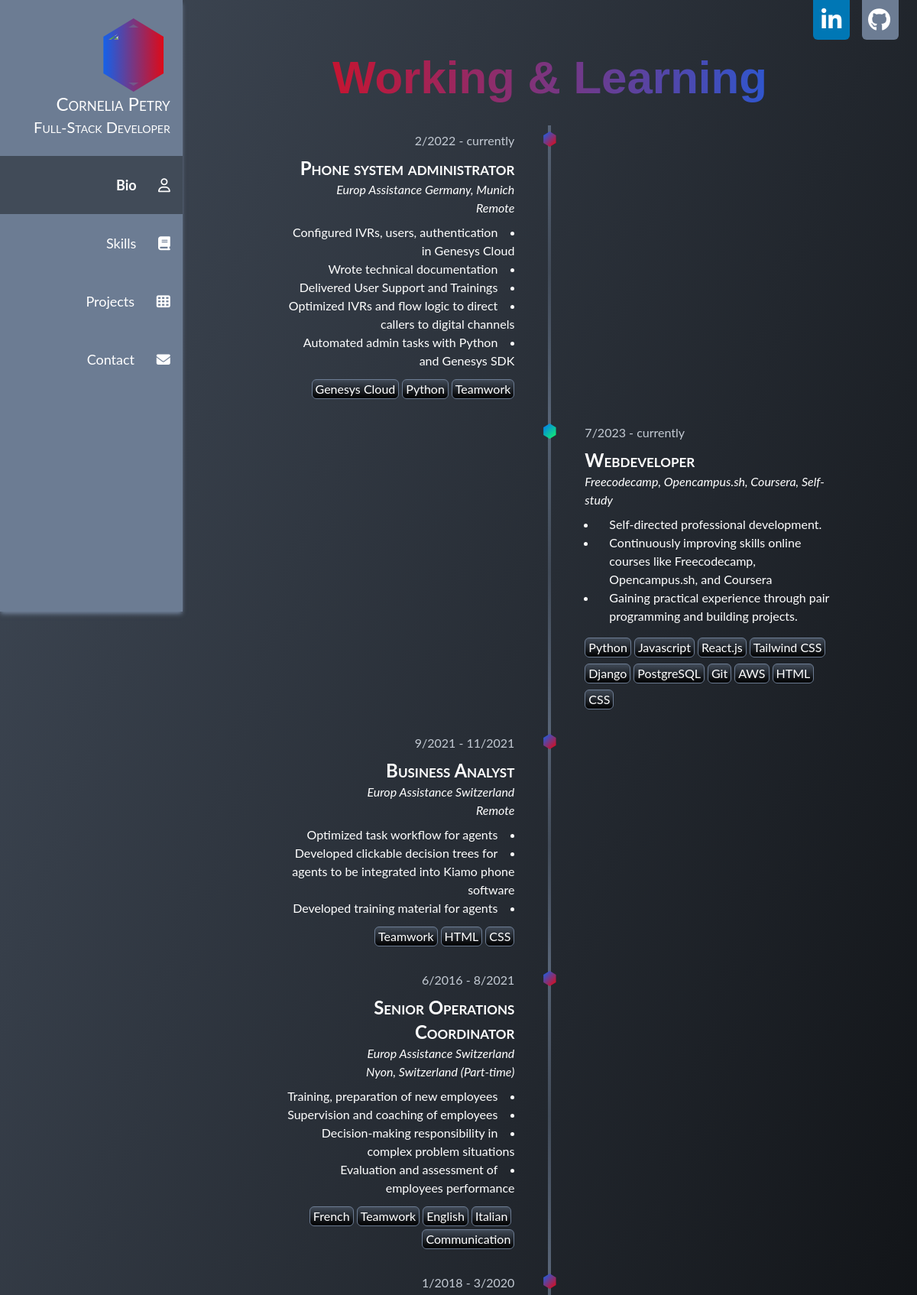
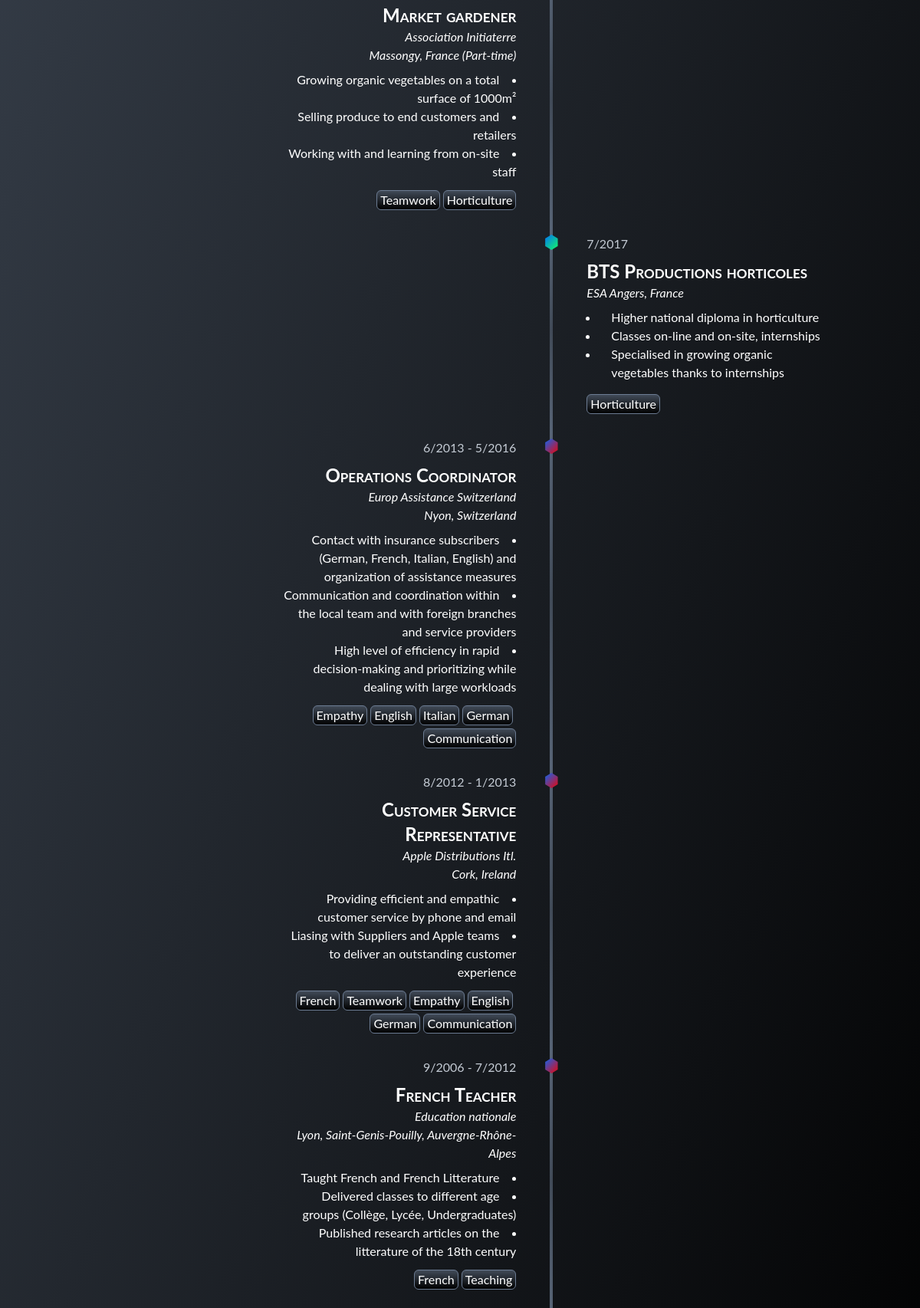
/bio/ (upper part), run on the app's committed database (2 pictures, top to bottom).
### portfolio_app/models.py (models this page shows, shortened)
class WorkExperience(models.Model):
    job_title = models.CharField(max_length=250)
    company = models.CharField(max_length=250)
    place = models.CharField(max_length=250)
    start_date = models.DateField("start date")
    end_date = models.DateField("end date", null=True, blank=True)
    skills = models.ManyToManyField(Skill)
    description = models.CharField(max_length=500, null=True, blank=True)

class Skill(models.Model):
    name = models.CharField(max_length=250)
    skill_type = models.CharField(max_length=50, choices=[("Coding", "Coding"), ("Tooling", "Tooling"), ("Databases", "Databases"), ("Others", "Others"), ("Languages", "Languages"), ("Soft Skills", "Soft Skills")])
    proficiency = models.CharField(max_length=500, null=True, blank=True)
    rating = models.IntegerField(null=True, blank=True)
    def __str__(self):
        return self.name

class Education(models.Model):
    name = models.CharField(max_length=250)
    edu_type = models.CharField(choices=[("diploma", "diploma"), ("certificate", "certificate"), ("studying", "studying")], max_length=250)
    school = models.CharField(max_length=250)
    start_date = models.DateField("start date", null=True, blank=True)
    end_date = models.DateField("end date", null=True, blank=True)
    skills = models.ManyToManyField(Skill)
    description = models.CharField(max_length=250, null=True, blank=True)

### portfolio_app/views.py (the view)
# urls.py: path("bio/", views.bio, name="bio"),
def bio(request):
    def sort_by_date(item):
        return list(item.keys())[0]
    work_history = WorkExperience.objects.all()
    education = Education.objects.all()
    work_by_date = [{item.end_date if item.end_date is not None else date.today(): item} for item in work_history]
    education_by_date = [{item.end_date if item.end_date is not None else date.today(): item} for item in education]
    all_by_date = work_by_date + education_by_date
    all_by_date.sort(key=sort_by_date, reverse=True)
    context = {
        "all_by_date": all_by_date
    }
    return render(request, "portfolio_app/bio.html", context)

### portfolio_app/templatetags/portfolio_extras.py (called while the page is built)
@register.filter()
def anchor_color(path, args):
    args_lst = args.split(",")
    clean_args = [arg.strip(" ") for arg in args_lst]
    return (clean_args[1] if path == clean_args[0] else clean_args[2])

@register.filter()
def parse_items(args):
    arg_list = args.split("#")
    clean_args = [arg.strip(" ") for arg in arg_list]
    return (clean_args)

@register.filter()
def addstring(arg1, arg2):
    return str(arg1) + str(arg2)

### portfolio_app/templates/portfolio_app/bio.html (shortened to what this page needs)
{% extends "portfolio_app/base.html" %}
{% load portfolio_extras %}
{% block content %}
<div class="container">
    <h1 class="title">Working <br class="md:hidden"> & Learning</h1>
    {% for entry in all_by_date %}
    <div id={{"js__scroll_"|addstring:forloop.counter}} class="relative flex flex-col w-screen h-full bg-transparent lg:w-1 first:rounded-t-md last:rounded-b-md md:bg-gradient-to-b from-primary-600 via-primary-700 to-primary-600 ">
        {% for date, entry in entry.items %}
        {% if entry.company %}
        <div class="relative space-y-2 lg:text-right px-8 lg:-left-[24.75rem] js__work-item lg:w-96 pb-6">
        <div class="absolute w-5 h-5 -translate-x-6 lg:translate-x-0 lg:-right-6 bg-gradient-to-br top-2 from-accent to-action hexagon"></div>
        <p class="pl-2 text-primary-200 lg:pl-0 text-md">{{entry.start_date.month}}/{{entry.start_date.year}} -
            {% if entry.end_date%}
            {{entry.end_date.month}}/{{entry.end_date.year}}
            {% else %}
            currently
            {% endif %}
        </p>
        <div class="lg:text-right">
        <h2 class="text-2xl font-bold caps">{{ entry.job_title }}</h2>
        <h3 class="italic">{{ entry.company }}</h3>
        <p class="italic">{{ entry.place }}</p>
        <ul class="mt-2 lg:pl-0">
        {% for task in entry.description|parse_items %}
        <li class="pl-4 list-disc lg:list-inside lg:-p-2 lg:rtl">{{ task }}</li>
        {% endfor %}
        </ul>
        <div>
        <ul class="flex flex-wrap mt-2 lg:justify-end">
        {% for skill in entry.skills.all %}
        <li class="px-1 block mt-1 bg-gradient-to-b from-primary-700 to-black border-[0.1px] border-solid rounded-md [&:not(:last-child)]:mr-1 border-primary ">{{skill}}</li>
        {% endfor %}
        </ul>
        </div>
        </div>
        </div>
        {% else %}
        <div class="relative px-8 pb-6 space-y-2 js__edu-item lg:left-4 lg:w-96">
            <div class="absolute w-5 h-5 -translate-x-6 top-2 lg:translate-x-0 lg:-left-6 bg-gradient-to-br from-accent to-green hexagon"></div>
            <p class="pl-2 text-primary-200 lg:pl-0">
                {% if entry.start_date %}
                {{entry.start_date.month}}/{{entry.start_date.year}} -
                {% endif %}
                {% if entry.end_date%}
                {{entry.end_date.month}}/{{entry.end_date.year}}
                {% else %}
                currently
                {% endif %}
            </p>
            <div >
                <h2 class="text-2xl font-bold caps">{{ entry.name }}</h2>
                <h3 class="italic">{{ entry.school }}</h3>
                {% if entry.description %}
                <ul class="mt-2 lg:ml-4">
                    {% for task in entry.description|parse_items %}
                    <li class="pl-4 list-disc list-outside lg:-p-2">{{ task }}</li>
                    {% endfor %}
                </ul>
                {% endif %}
                <ul class="mt-2">
                <div>
                <ul class="flex flex-wrap mt-2">
                {% for skill in entry.skills.all %}
                <li class="block mt-2 px-1 bg-gradient-to-b from-primary-700 to-black border-[0.1px] border-solid rounded-md [&:not(:last-child)]:mr-1 border-primary ">{{skill}}</li>
                {% endfor %}
                </ul>
                </div>
                </div>
            </div>
        {% endif %}
        {% endfor %}
    </div>
    {% endfor %}
</div>
{% endblock %}

### data on the page
WorkExperience: start_date.month "2", start_date.year "2022", shows "currently", job_title "Phone system administrator", company "Europ Assistance Germany, Munich", place "Remote", description "Configured IVRs, users, authentication in Genesys Cloud" "Wrote technical documentation" "Delivered User Support and Trainings" "Optimized IVRs and flow logic to direct callers to digital channels" "Automated admin tasks with Python and Genesys SDK"
Skill: name "Genesys Cloud"
Skill: name "Python"
Skill: name "Teamwork"
Education: start_date.month "7", start_date.year "2023", shows "currently", name "Webdeveloper", school "Freecodecamp, Opencampus.sh, Coursera, Self-study", description "Self-directed professional development." "Continuously improving skills online courses like Freecodecamp, Opencampus.sh, and Coursera" "Gaining practical experience through pair programming and building projects."
Skill: name "Javascript"
Skill: name "React.js"
Skill: name "Tailwind CSS"
Skill: name "Django"
Skill: name "PostgreSQL"
Skill: name "Git"
Skill: name "AWS"
Skill: name "HTML"
Skill: name "CSS"
WorkExperience: start_date.month "9", start_date.year "2021", end_date.month "11", end_date.year "2021", job_title "Business Analyst", company "Europ Assistance Switzerland", place "Remote", description "Optimized task workflow for agents" "Developed clickable decision trees for agents to be integrated into Kiamo phone software" "Developed training material for agents"
WorkExperience: start_date.month "6", start_date.year "2016", end_date.month "8", end_date.year "2021", job_title "Senior Operations Coordinator", company "Europ Assistance Switzerland", place "Nyon, Switzerland (Part-time)", description "Training, preparation of new employees" "Supervision and coaching of employees" "Decision-making responsibility in complex problem situations" "Evaluation and assessment of employees performance"
Skill: name "French"
Skill: name "English"
Skill: name "Italian"
Skill: name "Communication"
WorkExperience: start_date.month "1", start_date.year "2018", end_date.month "3", end_date.year "2020", job_title "Market gardener", company "Association Initiaterre", place "Massongy, France (Part-time)", description "Growing organic vegetables on a total surface of 1000m²" "Selling produce to end customers and retailers" "Working with and learning from on-site staff"
Skill: name "Horticulture"
Education: end_date.month "7", end_date.year "2017", name "BTS Productions horticoles", school "ESA Angers, France", description "Higher national diploma in horticulture" "Classes on-line and on-site, internships" "Specialised in growing organic vegetables thanks to internships"
WorkExperience: start_date.month "6", start_date.year "2013", end_date.month "5", end_date.year "2016", job_title "Operations Coordinator", company "Europ Assistance Switzerland", place "Nyon, Switzerland", description "Contact with insurance subscribers (German, French, Italian, English) and organization of assistance measures" "Communication and coordination within the local team and with foreign branches and service providers" "High level of efficiency in rapid decision-making and prioritizing while dealing with large workloads"
Skill: name "Empathy"
Skill: name "German"
WorkExperience: start_date.month "8", start_date.year "2012", end_date.month "1", end_date.year "2013", job_title "Customer Service Representative", company "Apple Distributions Itl.", place "Cork, Ireland", description "Providing efficient and empathic customer service by phone and email" "Liasing with Suppliers and Apple teams to deliver an outstanding customer experience"
WorkExperience: start_date.month "9", start_date.year "2006", end_date.month "7", end_date.year "2012", job_title "French Teacher", company "Education nationale", place "Lyon, Saint-Genis-Pouilly, Auvergne-Rhône-Alpes", description "Taught French and French Litterature" "Delivered classes to different age groups (Collège, Lycée, Undergraduates)" "Published research articles on the litterature of the 18th century"
Skill: name "Teaching"
